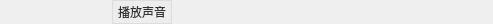
                  <widget class="QWidget" name="widget_player" native="true">
                   <property name="minimumSize">
                    <size>
                     <width>0</width>
                     <height>24</height>
                    </size>
                   </property>
                   <property name="maximumSize">
                    <size>
                     <width>16777215</width>
                     <height>24</height>
                    </size>
                   </property>
                   <property name="styleSheet">
                    <string notr="true"/>
                   </property>
                   <layout class="QHBoxLayout" name="horizontalLayout_8">
                    <property name="spacing">
                     <number>6</number>
                    </property>
                    <property name="leftMargin">
                     <number>0</number>
                    </property>
                    <property name="topMargin">
                     <number>0</number>
                    </property>
                    <property name="rightMargin">
                     <number>0</number>
                    </property>
                    <property name="bottomMargin">
                     <number>0</number>
                    </property>
                    <item>
                     <spacer name="horizontalSpacer_17">
                      <property name="orientation">
                       <enum>Qt::Horizontal</enum>
                      </property>
                      <property name="sizeType">
                       <enum>QSizePolicy::Fixed</enum>
                      </property>
                      <property name="sizeHint" stdset="0">
                       <size>
                        <width>58</width>
                        <height>17</height>
                       </size>
                      </property>
                     </spacer>
                    </item>
                    <item>
                     <widget class="QLabel" name="label_15">
                      <property name="minimumSize">
                       <size>
                        <width>48</width>
                        <height>0</height>
                       </size>
                      </property>
                      <property name="maximumSize">
                       <size>
                        <width>48</width>
                        <height>16777215</height>
                       </size>
                      </property>
                      <property name="text">
                       <string/>
                      </property>
                     </widget>
                    </item>
                    <item>
                     <widget class="QPushButton" name="pushButton">
                      <property name="minimumSize">
                       <size>
                        <width>60</width>
                        <height>24</height>
                       </size>
                      </property>
                      <property name="maximumSize">
                       <size>
                        <width>60</width>
                        <height>24</height>
                       </size>
                      </property>
                      <property name="styleSheet">
                       <string notr="true">QPushButton{

color: rgb(51, 51, 51);
font: 12px &quot;微软雅黑&quot;;
background-color: rgb(237, 237, 237);
border: 1px solid rgb(221, 221, 221);
}

QPushButton:hover{
color: rgb(51, 51, 51);
font: 12px &quot;微软雅黑&quot;;
background-color: rgb(200, 237, 237);
border: 1px solid rgb(221, 221, 221);
}</string>
                      </property>
                      <property name="text">
                       <string>播放声音</string>
                      </property>
                     </widget>
                    </item>
                    <item>
                     <widget class="VolumePaintWdg" name="widget_playFile" native="true">
                      <property name="minimumSize">
                       <size>
                        <width>275</width>
                        <height>20</height>
                       </size>
                      </property>
                      <property name="maximumSize">
                       <size>
                        <width>278</width>
                        <height>20</height>
                       </size>
                      </property>
                     </widget>
                    </item>
                    <item>
                     <spacer name="horizontalSpacer_18">
                      <property name="orientation">
                       <enum>Qt::Horizontal</enum>
                      </property>
                      <property name="sizeHint" stdset="0">
                       <size>
                        <width>40</width>
                        <height>20</height>
                       </size>
                      </property>
                     </spacer>
                    </item>
                   </layout>
                  </widget>
